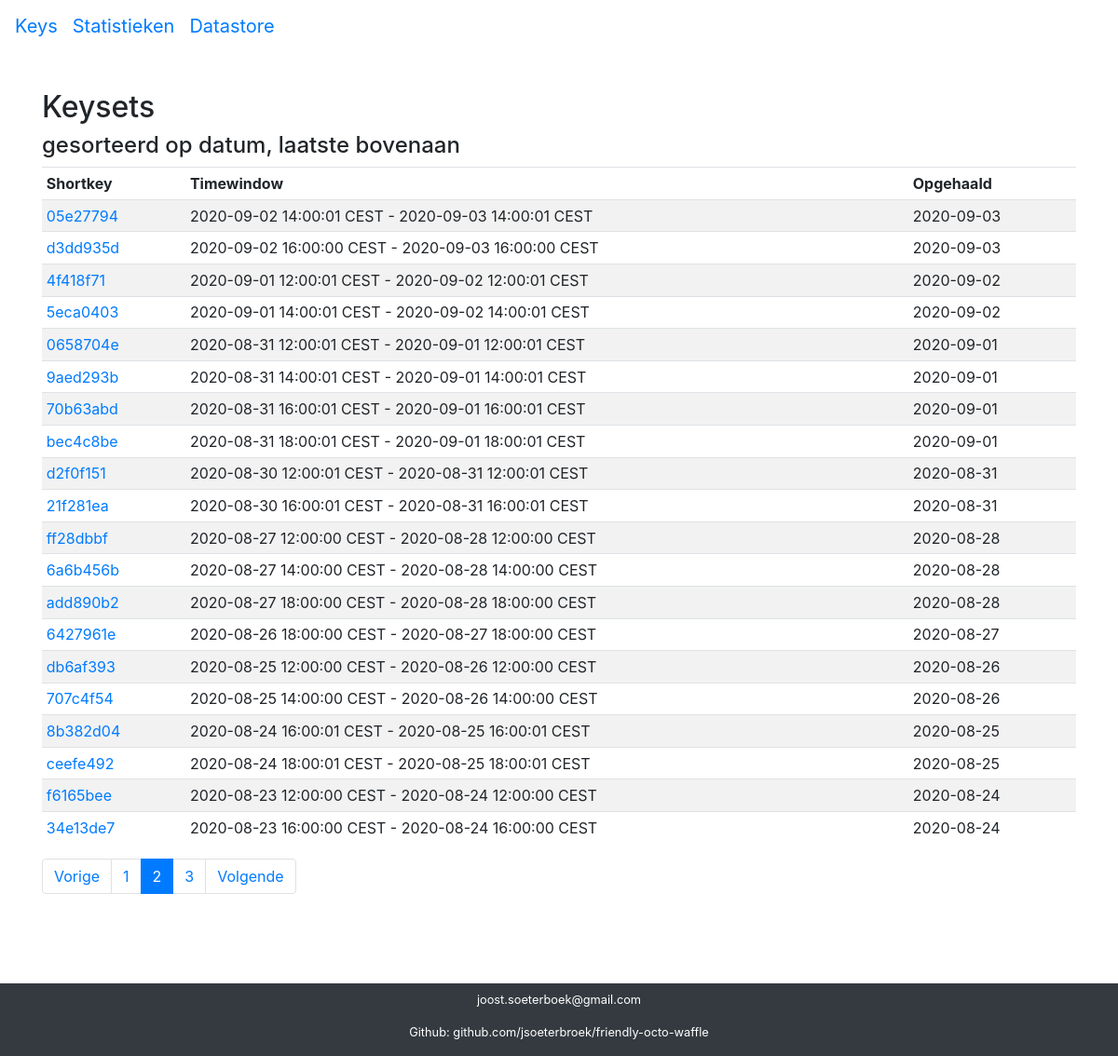
The page /keys/?page=2 on the database its author committed.
### keys/models.py (models this page shows, shortened)
class Keys(models.Model):
    key = models.CharField("key", max_length=255, unique=True, primary_key=True)
    shortkey = models.CharField("short key", max_length=8)
    created = models.DateTimeField(auto_now_add=True, editable=False)
    environment = models.CharField("omgeving", max_length=125)
    seen = models.CharField("opgehaald", max_length=48)
    start_timestamp = models.CharField("timestamp start", max_length=48)
    end_timestamp = models.CharField("timestamp end", max_length=48)
    num_teks = models.IntegerField('number of keys')
    class Meta:
        verbose_name = 'Exposure Keyset'
        verbose_name_plural = 'Exposure Keysets'

### keys/views.py (the view)
# urls.py: path('keys/', include('keys.urls'), name='key_index'),
def key_index(request):
    keysets_list_latest = Keys.objects.order_by('-seen')
    paginator = Paginator(keysets_list_latest, settings.KEYSETS_PAGINATE_BY)
    page = request.GET.get('page')
    try:
        plist = paginator.get_page(page)
    except PageNotAnInteger:
        plist = paginator.get_page(1)
    except EmptyPage:
        plist = paginator.get_page(paginator.num_pages)
    context = {'plist': plist}
    return render(request, 'key_index.html', context)

### keys/templates/key_index.html
{% extends "base.html" %}
{% block content %}
{% load static %}
{% load l10n %}
<p>&nbsp;</p>
<h2> Keysets </h2>
<h4> gesorteerd op datum, laatste bovenaan </h4>
  {% if plist %}
  <table class="table table-striped table-sm">
          <thead>
            <tr>
                    <td><b>Shortkey</b></td>
                    <td><b>Timewindow</b></td>
                    <td><b>Opgehaald</b></td>
            </tr>
          </thead>
          <tbody>
    {% for p in plist %}
      <tr>
          <td><a href="{{p.shortkey}}/">{{p.shortkey}}<a/></td><td>{{p.start_timestamp}} - {{p.end_timestamp}}</td><td>{{p.seen}}</td>
      </tr>
    {% endfor %}
  </tbody>
  </table>
 {% if plist.has_other_pages %}
  <nav aria-label="pagination">
  <ul class="pagination">
    {% if plist.has_previous %}
      <li class="page-item"><a class="page-link" href="?page={{ plist.previous_page_number }}">Vorige</a></li>
    {% else %}
      <li class="page-item disabled"><span class="page-link">Vorige</span></li>
    {% endif %}
    {% for i in plist.paginator.page_range %}
      {% if plist.number == i %}
        <li class="page-item active"><span class="page-link">{{ i }} <span class="sr-only">(current)</span></span></li>
      {% else %}
        <li class="page-item"><a class="page-link" href="?page={{ i }}">{{ i }}</a></li>
      {% endif %}
    {% endfor %}
    {% if plist.has_next %}
      <li class="page-item"><a class="page-link" href="?page={{ plist.next_page_number }}">Volgende</a></li>
    {% else %}
      <li class="page-item disabled"><span class="page-link">Volgende</span></li>
    {% endif %}
  </ul>
  </nav>
  {% endif %}
  {% else %}
   <p>There are no keysets in the database.</p>
  {% endif %}
{% endblock %}

### rows shown on the page
Keys: shortkey "05e27794", start_timestamp "2020-09-02 14:00:01 CEST", end_timestamp "2020-09-03 14:00:01 CEST", seen "2020-09-03"
Keys: shortkey "d3dd935d", start_timestamp "2020-09-02 16:00:00 CEST", end_timestamp "2020-09-03 16:00:00 CEST", seen "2020-09-03"
Keys: shortkey "4f418f71", start_timestamp "2020-09-01 12:00:01 CEST", end_timestamp "2020-09-02 12:00:01 CEST", seen "2020-09-02"
Keys: shortkey "5eca0403", start_timestamp "2020-09-01 14:00:01 CEST", end_timestamp "2020-09-02 14:00:01 CEST", seen "2020-09-02"
Keys: shortkey "0658704e", start_timestamp "2020-08-31 12:00:01 CEST", end_timestamp "2020-09-01 12:00:01 CEST", seen "2020-09-01"
Keys: shortkey "9aed293b", start_timestamp "2020-08-31 14:00:01 CEST", end_timestamp "2020-09-01 14:00:01 CEST", seen "2020-09-01"
Keys: shortkey "70b63abd", start_timestamp "2020-08-31 16:00:01 CEST", end_timestamp "2020-09-01 16:00:01 CEST", seen "2020-09-01"
Keys: shortkey "bec4c8be", start_timestamp "2020-08-31 18:00:01 CEST", end_timestamp "2020-09-01 18:00:01 CEST", seen "2020-09-01"
Keys: shortkey "d2f0f151", start_timestamp "2020-08-30 12:00:01 CEST", end_timestamp "2020-08-31 12:00:01 CEST", seen "2020-08-31"
Keys: shortkey "21f281ea", start_timestamp "2020-08-30 16:00:01 CEST", end_timestamp "2020-08-31 16:00:01 CEST", seen "2020-08-31"
Keys: shortkey "ff28dbbf", start_timestamp "2020-08-27 12:00:00 CEST", end_timestamp "2020-08-28 12:00:00 CEST", seen "2020-08-28"
Keys: shortkey "6a6b456b", start_timestamp "2020-08-27 14:00:00 CEST", end_timestamp "2020-08-28 14:00:00 CEST", seen "2020-08-28"
Keys: shortkey "add890b2", start_timestamp "2020-08-27 18:00:00 CEST", end_timestamp "2020-08-28 18:00:00 CEST", seen "2020-08-28"
Keys: shortkey "6427961e", start_timestamp "2020-08-26 18:00:00 CEST", end_timestamp "2020-08-27 18:00:00 CEST", seen "2020-08-27"
Keys: shortkey "db6af393", start_timestamp "2020-08-25 12:00:00 CEST", end_timestamp "2020-08-26 12:00:00 CEST", seen "2020-08-26"
Keys: shortkey "707c4f54", start_timestamp "2020-08-25 14:00:00 CEST", end_timestamp "2020-08-26 14:00:00 CEST", seen "2020-08-26"
Keys: shortkey "8b382d04", start_timestamp "2020-08-24 16:00:01 CEST", end_timestamp "2020-08-25 16:00:01 CEST", seen "2020-08-25"
Keys: shortkey "ceefe492", start_timestamp "2020-08-24 18:00:01 CEST", end_timestamp "2020-08-25 18:00:01 CEST", seen "2020-08-25"
Keys: shortkey "f6165bee", start_timestamp "2020-08-23 12:00:00 CEST", end_timestamp "2020-08-24 12:00:00 CEST", seen "2020-08-24"
Keys: shortkey "34e13de7", start_timestamp "2020-08-23 16:00:00 CEST", end_timestamp "2020-08-24 16:00:00 CEST", seen "2020-08-24"

### other values the page prints
{{ i }} "1" "3"
{{ i }} "2"
